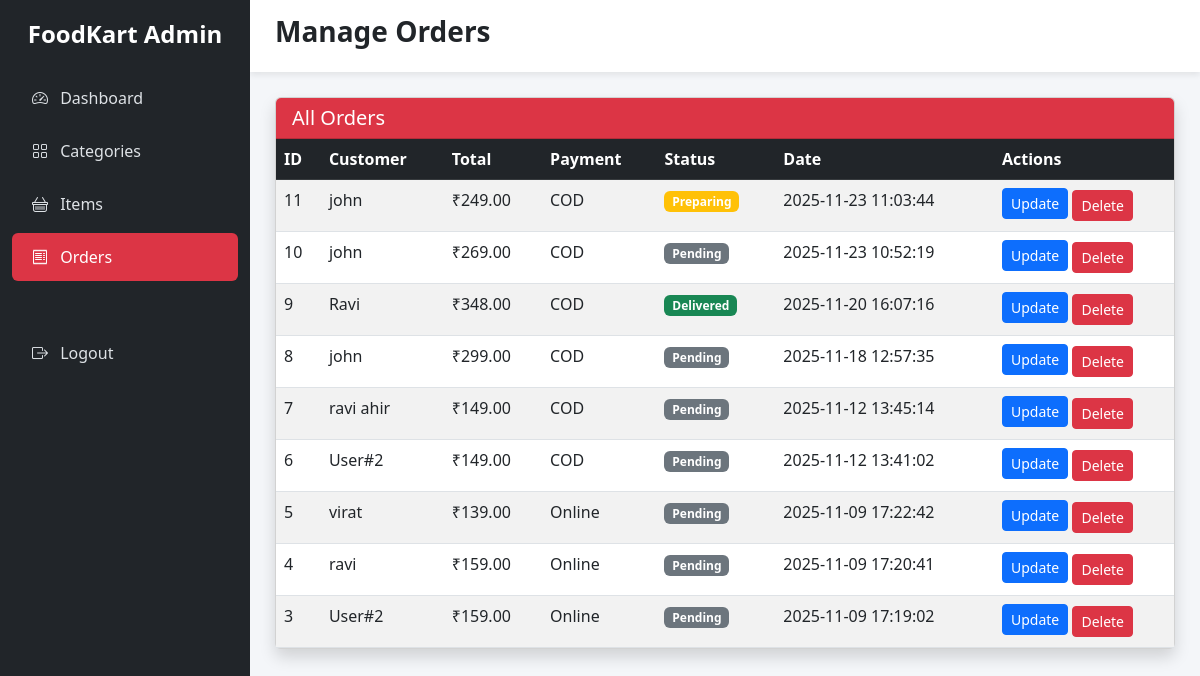
The page /admin/orders.php (signed in) on the database as committed earlier.
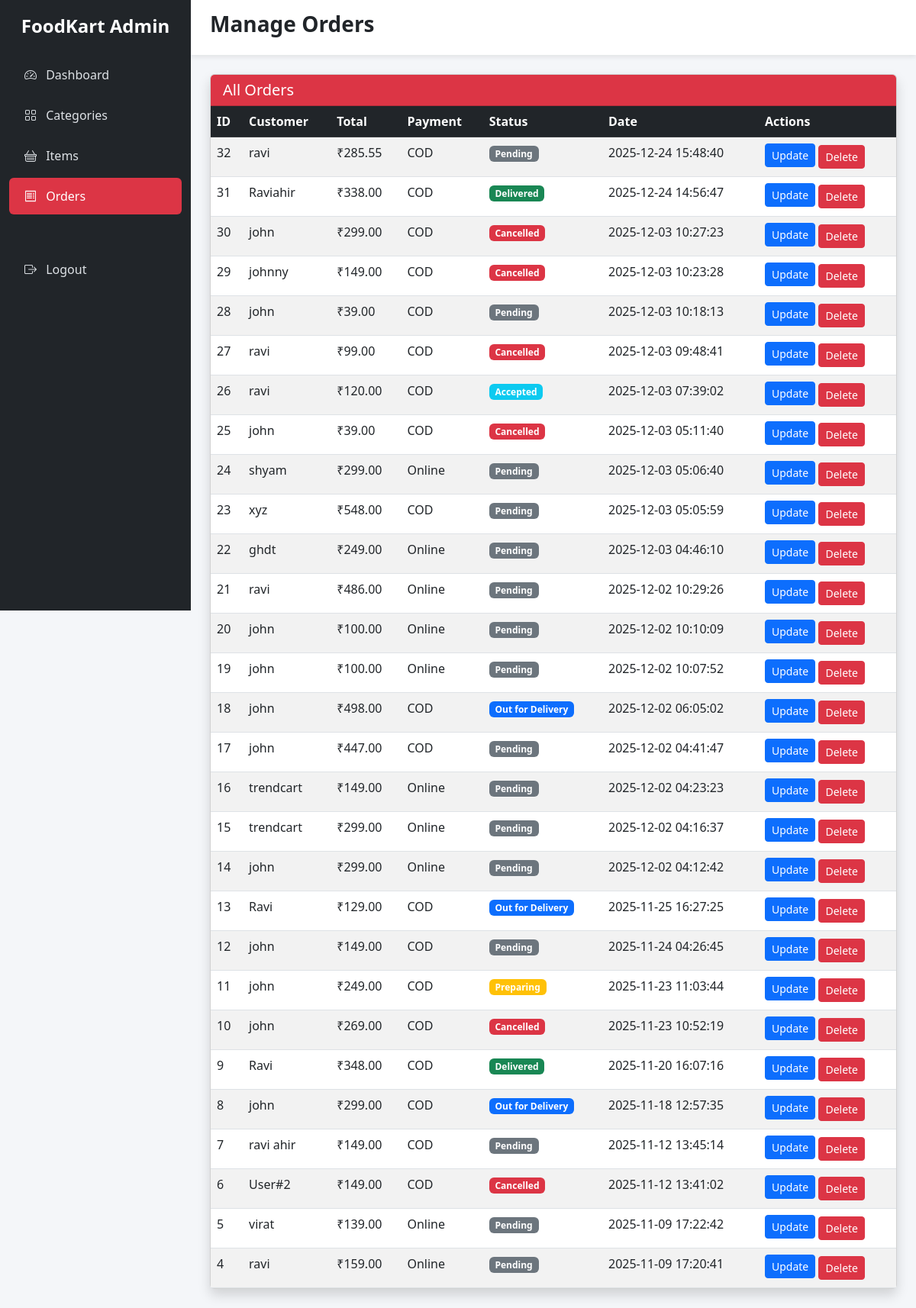
The same page on the database as committed later.
### tables this page shows
CREATE TABLE `orders` (
  `id` int(11) NOT NULL,
  `customer_name` varchar(100) DEFAULT NULL,
  `email` varchar(100) DEFAULT NULL,
  `phone` varchar(15) DEFAULT NULL,
  `user_id` int(11) DEFAULT NULL,
  `total_amount` decimal(10,2) DEFAULT NULL,
  `status` enum('Pending','Accepted','Preparing','Out for Delivery','Delivered','Cancelled') DEFAULT 'Pending',
  `address` varchar(255) DEFAULT NULL,
  `payment_method` enum('COD','Online') DEFAULT 'COD',
  `payment_status` enum('Pending','Paid','Failed','Cancelled') DEFAULT 'Pending',
  `cashfree_order_id` varchar(255) DEFAULT NULL,
  `payment_session_id` varchar(255) DEFAULT NULL,
  `items` text DEFAULT NULL,
  `created_at` timestamp NOT NULL DEFAULT current_timestamp()
);

### admin/orders.php (the view, shortened to what this page needs)
<?php
include('../config/db.php');
include('layout_admin.php');
layout_start("Manage Orders");
?>
<div class="card table-card shadow">
    <div class="card-header bg-danger text-white">
        <h5 class="mb-0">All Orders</h5>
    </div>
    <div class="table-responsive">
        <table class="table table-striped mb-0">
            <thead class="table-dark">
                <tr>
                    <th>ID</th>
                    <th>Customer</th>
                    <th>Total</th>
                    <th>Payment</th>
                    <th>Status</th>
                    <th>Date</th>
                    <th width="180">Actions</th>
                </tr>
            </thead>
            <tbody>
                <?php
                $orders = $conn->query("SELECT * FROM orders ORDER BY id DESC");
                while ($o = $orders->fetch_assoc()):
                ?>
                    <tr>
                        <td><?php echo $o['id']; ?></td>
                        <td><?php echo $o['customer_name'] ?? 'User#' . $o['user_id']; ?></td>
                        <td>₹<?php echo $o['total_amount']; ?></td>
                        <td><?php echo $o['payment_method']; ?></td>
                        <td>
                            <span class="badge
                                <?php
                                echo match ($o['status']) {
                                    'Pending' => 'bg-secondary',
                                    'Accepted' => 'bg-info',
                                    'Preparing' => 'bg-warning',
                                    'Out for Delivery' => 'bg-primary',
                                    'Delivered' => 'bg-success',
                                    'Cancelled' => 'bg-danger',
                                    default => 'bg-dark'
                                };
                                ?>">
                                <?php echo $o['status']; ?>
                            </span>
                        </td>
                        <td><?php echo $o['created_at']; ?></td>
                        <td>
                            <a href="update_order.php?id=<?php echo $o['id']; ?>"
                                class="btn btn-sm btn-primary mb-1">
                                Update
                            </a>
                            <a href="delete_order.php?id=<?php echo $o['id']; ?>"
                                class="btn btn-sm btn-danger"
                                onclick="return confirm('Delete this order?');">
                                Delete
                            </a>
                        </td>
                    </tr>
                <?php endwhile; ?>
            </tbody>
        </table>
    </div>
</div>
<?php layout_end(); ?>

### admin/layout_admin.php (shortened to what this page needs)
<!DOCTYPE html>
<html lang="en">
<head>
    <link href="https://cdn.jsdelivr.net/npm/bootstrap@5.3.0/dist/css/bootstrap.min.css" rel="stylesheet">
    <link href="https://cdn.jsdelivr.net/npm/bootstrap-icons@1.11.1/font/bootstrap-icons.css" rel="stylesheet">
</head>
<body>
    <div class="sidebar">
        <h4>FoodKart Admin</h4>
        <a href="index.php" class="<?= basename($_SERVER['PHP_SELF']) == 'index.php' ? 'active' : '' ?>">
            <i class="bi bi-speedometer2 me-2"></i> Dashboard
        </a>
        <a href="categories.php" class="<?= basename($_SERVER['PHP_SELF']) == 'categories.php' ? 'active' : '' ?>">
            <i class="bi bi-grid me-2"></i> Categories
        </a>
        <a href="items.php" class="<?= basename($_SERVER['PHP_SELF']) == 'items.php' ? 'active' : '' ?>">
            <i class="bi bi-basket me-2"></i> Items
        </a>
        <a href="orders.php" class="<?= basename($_SERVER['PHP_SELF']) == 'orders.php' ? 'active' : '' ?>">
            <i class="bi bi-receipt me-2"></i> Orders
        </a>
        <a href="logout.php" class="mt-5">
            <i class="bi bi-box-arrow-right me-2"></i> Logout
        </a>
    </div>
    <?php
    function layout_start($page_title)
    {
        echo "<div class='admin-header'><h3>$page_title</h3></div><div class='admin-content'>";
    }
    function layout_end()
    {
        echo "</div></body></html>";
    }
    ?>

### admin/layout_admin.php (style rules this page uses)
body { background: #f4f6f9; font-family: 'Segoe UI', sans-serif; }
.sidebar { width: 250px; background: #212529; height: 100vh; position: fixed; padding-top: 20px; color: white; }
.sidebar h4 { text-align: center; font-weight: bold; margin-bottom: 25px; }
.sidebar a { display: block; padding: 12px 20px; color: #dee2e6; text-decoration: none; font-size: 16px; border-radius: 6px; margin: 5px 12px; transition: 0.3s; }
.sidebar .active { background: #dc3545; color: white; }
.admin-header { margin-left: 250px; background: white; padding: 15px 25px; box-shadow: 0 3px 6px rgba(0, 0, 0, 0.08); }
.admin-header h3 { font-weight: bold; }
.admin-content { margin-left: 250px; padding: 25px; }

Rows that differ between the two databases and show on the page:
removed orders: id "3", customer_name+user "User#2", total_amount "159.00", payment_method "Online", status "Pending", created_at "2025-11-09 17:19:02"
added orders: id "32", customer_name "ravi", total_amount "285.55", payment_method "COD", status "Pending", created_at "2025-12-24 15:48:40"
added orders: id "31", customer_name "Raviahir", total_amount "338.00", payment_method "COD", status "Delivered", created_at "2025-12-24 14:56:47"
added orders: id "30", customer_name "john", total_amount "299.00", payment_method "COD", status "Cancelled", created_at "2025-12-03 10:27:23"
added orders: id "29", customer_name "johnny", total_amount "149.00", payment_method "COD", status "Cancelled", created_at "2025-12-03 10:23:28"
added orders: id "28", customer_name "john", total_amount "39.00", payment_method "COD", status "Pending", created_at "2025-12-03 10:18:13"
added orders: id "27", customer_name "ravi", total_amount "99.00", payment_method "COD", status "Cancelled", created_at "2025-12-03 09:48:41"
added orders: id "26", customer_name "ravi", total_amount "120.00", payment_method "COD", status "Accepted", created_at "2025-12-03 07:39:02"
added orders: id "25", customer_name "john", total_amount "39.00", payment_method "COD", status "Cancelled", created_at "2025-12-03 05:11:40"
added orders: id "24", customer_name "shyam", total_amount "299.00", payment_method "Online", status "Pending", created_at "2025-12-03 05:06:40"
added orders: id "23", customer_name "xyz", total_amount "548.00", payment_method "COD", status "Pending", created_at "2025-12-03 05:05:59"
added orders: id "22", customer_name "ghdt", total_amount "249.00", payment_method "Online", status "Pending", created_at "2025-12-03 04:46:10"
added orders: id "21", customer_name "ravi", total_amount "486.00", payment_method "Online", status "Pending", created_at "2025-12-02 10:29:26"
added orders: id "20", customer_name "john", total_amount "100.00", payment_method "Online", status "Pending", created_at "2025-12-02 10:10:09"
added orders: id "19", customer_name "john", total_amount "100.00", payment_method "Online", status "Pending", created_at "2025-12-02 10:07:52"
added orders: id "18", customer_name "john", total_amount "498.00", payment_method "COD", status "Out for Delivery", created_at "2025-12-02 06:05:02"
added orders: id "17", customer_name "john", total_amount "447.00", payment_method "COD", status "Pending", created_at "2025-12-02 04:41:47"
added orders: id "16", customer_name "trendcart", total_amount "149.00", payment_method "Online", status "Pending", created_at "2025-12-02 04:23:23"
added orders: id "15", customer_name "trendcart", total_amount "299.00", payment_method "Online", status "Pending", created_at "2025-12-02 04:16:37"
added orders: id "14", customer_name "john", total_amount "299.00", payment_method "Online", status "Pending", created_at "2025-12-02 04:12:42"
added orders: id "13", customer_name "Ravi", total_amount "129.00", payment_method "COD", status "Out for Delivery", created_at "2025-11-25 16:27:25"
added orders: id "12", customer_name "john", total_amount "149.00", payment_method "COD", status "Pending", created_at "2025-11-24 04:26:45"
changed orders id 10: status "Pending" → "Cancelled"
changed orders id 8: status "Pending" → "Out for Delivery"
changed orders "User#2": status "Pending" → "Cancelled"
